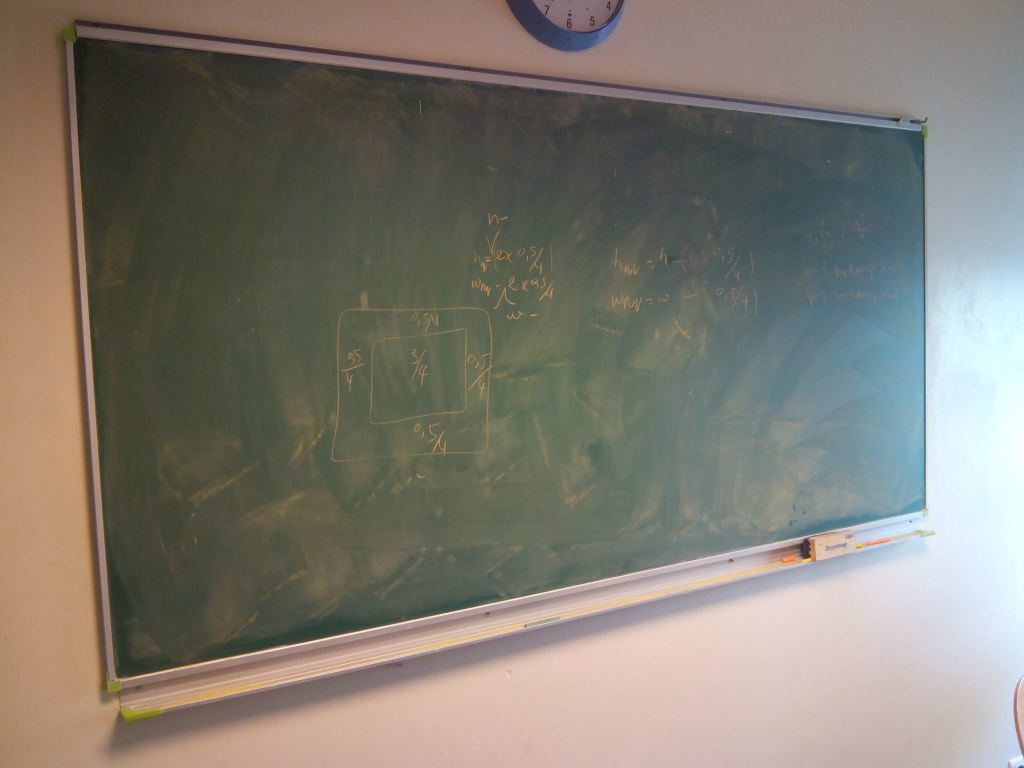
#> input picture Traitement d'image Python/source/imgg.jpg, 2048 x 1536 px (shown at 1/2 size)
$ python projet.py
#> lines starting #> are read from the running program, lines starting #| are printed output that depends on the picture
#> further down, im is the input picture: shape (1536, 2048, 3); mean B, G, R 114.1, 124, 128.1
import math

import cv2
import imutils
import numpy as np
import sys

from ImageAmeliorator import enhancementImage


class Line:
    def __init__(self, l):
        self.point = l
        x1, y1, x2, y2 = l
        if x2 - x1 > 0:
            self.cof_d = (y2 - y1) / (x2 - x1)
            self.ord_orig = y2 - self.cof_d * x2
        else:
            self.cof_d = 0
            self.ord_orig = y2 - self.cof_d * x2

        self.c_x = abs(x2 - x1) / 2
        self.c_y = abs(y2 - y1) / 2
        self.theta = 0
        self.rho = 0

    def initPolarCoord(self, theta, rho):
        self.theta = theta
        self.rho = rho


def show(im):
    msg = 'appuyer sur n import quel touche'
    cv2.namedWindow(msg, cv2.WINDOW_NORMAL)
    im = imutils.resize(im, width=700, height=500)
    cv2.imshow(msg, im)
    cv2.waitKey(0)
    cv2.destroyAllWindows()


# la fonction qui revois les coordonnee de deux lignes croiser
def intersection(l1, l2):
    x1, y1, x2, y2 = l1.point
    x3, y3, x4, y4 = l2.point
    a1, b1 = y2 - y1, x1 - x2
    c1 = a1 * x1 + b1 * y1
    a2, b2 = y4 - y3, x3 - x4
    c2 = a2 * x3 + b2 * y3
    det = a1 * b2 - a2 * b1
    assert det, "lines are parallel"
    return (1. * (b2 * c1 - b1 * c2) / det, 1. * (a1 * c2 - a2 * c1) / det)


def scannerLite(im, debug=False):
    # resize
#> called with debug = False
    global hori, vert
    h, w, _ = im.shape
#> h = 1536; w = 2048

    min_w = 500
    scale = min(10., w * 1. / min_w)
#> scale = 4.1
    h_proc = int(h * 1. / scale)
#> h_proc = 375
    w_proc = int(w * 1. / scale)
#> w_proc = 500
    im_dis = cv2.resize(im, (w_proc, h_proc))
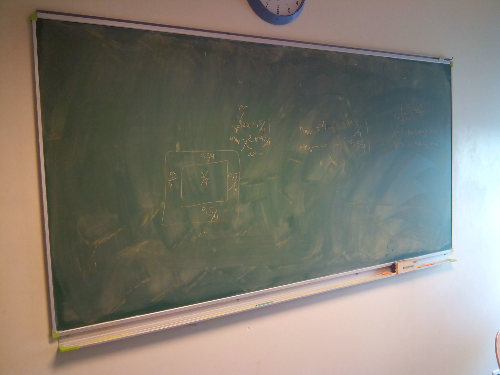
#> im_dis: shape (375, 500, 3); mean B, G, R 114, 123.9, 128

    # gray
    gray = cv2.cvtColor(im_dis, cv2.COLOR_BGR2GRAY)
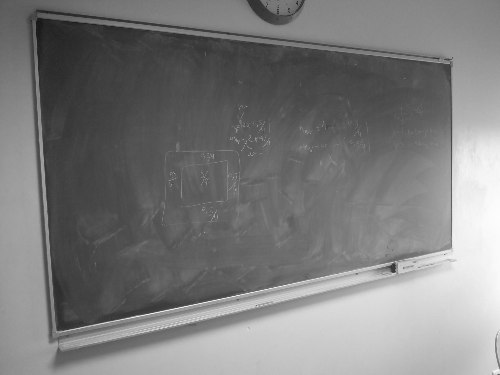
#> gray: shape (375, 500); min 23, max 253, mean 124

    # blur
    gray = cv2.blur(gray, (3, 3))
    gray = cv2.GaussianBlur(gray, (3, 3), 0)

    # canny edges detection
    high_thres = cv2.threshold(gray, 0, 100, cv2.THRESH_BINARY | cv2.THRESH_OTSU)[0]
#> high_thres = 140
    low_thres = high_thres * 0.32
#> low_thres = 44.8
    canny = cv2.Canny(gray, 0, low_thres, apertureSize=3)
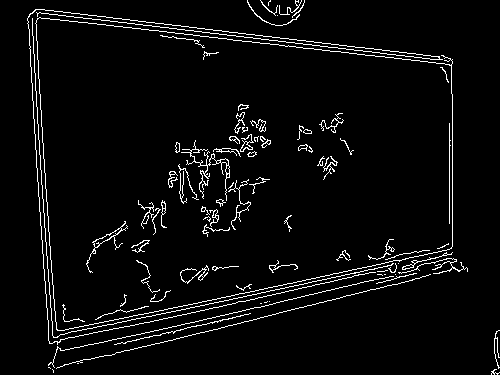
#> canny: shape (375, 500); 4.3% white in thin lines or dots

    if debug:
        show(canny)


    lines = cv2.HoughLines(canny, 1, math.pi / 180.0, 100, np.array([]), 0, 0)
#> lines = 34 rows, first 8: [337, 1.36], [371, 1.33], [3, 1.69], [340, 1.36], [-29, 3.07], [-25, 3.07], [7, 1.69], [335, 1.38]

    if debug:
        t = cv2.cvtColor(canny, cv2.COLOR_GRAY2BGR)

        # classify lines
    hori, vert = [], []
    a, b, c = lines.shape
#> a = 34; b = 1; c = 2
    for l in range(a):

        rho = lines[l][0][0]
        theta = lines[l][0][1]
        a = np.cos(theta)
        b = np.sin(theta)
        x0 = a * rho
        y0 = b * rho
        dec_down = math.sqrt(math.pow(x0, 2) + math.pow(y0, 2))
        dec_up = math.sqrt(math.pow(w_proc - x0, 2) + math.pow(h_proc - y0, 2))
        x1 = int(x0 + dec_down * (-b))
        y1 = int(y0 + dec_down * (a))
        x2 = int(x0 - dec_up * (-b))
        y2 = int(y0 - dec_up * (a))

        temp = Line([x1, y1, x2, y2])
        temp.initPolarCoord(theta, rho)

        # apres avoir recuperer les point de chaque ligne retourner par Houghlines
        # on distingue les ligne horizontaux et verticaux
        if abs(x1 - x2) > abs(y1 - y2):
            hori.append(temp)
        else:
            vert.append(temp)
#> this loop made 34 passes
#> (rho, theta, a, b, x0, y0, dec_down, dec_up) on passes 1 to 12: (337, 1.36, 0.208, 0.978, 70.07, 329.6, 337, 432.3), (371, 1.33, 0.242, 0.97, 89.75, 360, 371, 410.5), (3, 1.69, -0.122, 0.993, -0.366, 2.98, 3, 623.5), (340, 1.36, 0.208, 0.978, 70.69, 332.6, 340, 431.4), (-29, 3.07, -0.998, 0.0698, 28.93, -2.02, 29, 603.4), (-25, 3.07, -0.998, 0.0698, 24.94, -1.74, 25, 606.3), (7, 1.69, -0.122, 0.993, -0.853, 6.95, 7, 621.5), (335, 1.38, 0.191, 0.982, 63.92, 328.8, 335, 438.5), (357, 1.34, 0.225, 0.974, 80.31, 347.9, 357, 420.6), (348, 1.34, 0.225, 0.974, 78.28, 339.1, 348, 423.2), (345, 1.36, 0.208, 0.978, 71.73, 337.5, 345, 429.9), (-33, 3.07, -0.998, 0.0698, 32.92, -2.3, 33, 600.4)
#> (rho, theta, a, b, x0, y0, dec_down, dec_up) on pass 28: (345, 1.33, 0.242, 0.97, 83.46, 334.8, 345, 418.5)

    print(len(hori))
#| 23

    # not enough
    # si  y a que une ou zero line on prend les bord de l'image

    if len(hori) < 2:
        if not hori or hori[0].c_y > h_proc / 2:
            hori.append(Line((0, 0, w_proc - 1, 0)))
        if not hori or hori[0].c_y <= h_proc / 2:
            hori.append(Line((0, h_proc - 1, w_proc - 1, h_proc - 1)))

    if len(vert) < 2:
        if not vert or vert[0].c_x > w_proc / 2:
            vert.append(Line((0, 0, 0, h_proc - 1)))
        if not vert or vert[0].c_x <= w_proc / 2:
            vert.append(Line((w_proc - 1, 0, w_proc - 1, h_proc - 1)))

    hori.sort(key=lambda l: l.c_y)
    vert.sort(key=lambda l: l.c_x)

    # selectionner les ligne les plus eloigner
    temph = hori
    tempv = vert

    # liste des horizontaux dans laquel la distance entre les ligne et plus de h/2 de l image
    distList = []
    for l in range(len(temph)):
        r1 = temph[l].rho

        for s in range(len(temph)):
            if (s <= l): continue
            r2 = temph[s].rho
            t2 = temph[s].theta

            if ((abs(r1 - r2) >= ((h_proc / 2)))):

                distList.append([abs(r1 - r2), temph[l], temph[s]])
#> this loop made 23 passes

    distList.sort(key=lambda l: l[0])

    # liste des verticaux dans laquel la distance entre les ligne et plus de w/2 de l image
    distList1 = []
    for l in range(len(tempv)):
        r1 = tempv[l].rho

        for s in range(len(tempv)):
            if s <= l: continue
            r2 = tempv[s].rho

            if abs(r1 - r2) >= (w_proc / 2):
                distList1.append([abs(r1 - r2), tempv[l], tempv[s]])
#> this loop made 11 passes

    distList1.sort(key=lambda l: l[0])


    # mettre dans une liste toute les lines qui forment des quadrilateres a certain condition

    selection = []
    for l in range(len(distList1)):
        t1 = distList1[l][1].cof_d
        t2 = distList1[l][2].cof_d
        for s in range(len(distList)):

            t3 = distList[s][1].cof_d
            t4 = distList[s][2].cof_d

            tang1 = abs((t1 - t3) / 1 + (t1 * t3))
            tang2 = abs((t2 - t3) / 1 + (t2 * t3))
            tang3 = abs((t1 - t4) / 1 + (t1 * t4))
            tang4 = abs((t2 - t4) / 1 + (t2 * t4))
            alpha1 = math.degrees(math.atan(tang1))
            alpha2 = math.degrees(math.atan(tang2))
            alpha3 = math.degrees(math.atan(tang3))
            alpha4 = math.degrees(math.atan(tang4))
            beta1 = 180.0 - alpha1
            beta2 = 180.0 - alpha2
            beta3 = 180.0 - alpha3
            beta4 = 180.0 - alpha4
            if (((beta1 >= 85) and (beta1 <= 95)) and ((beta2 >= 85) and (beta2 <= 95))
                and ((beta3 >= 85) and (beta3 <= 95)) and ((beta4 >= 85) and (beta4 <= 95))):
                selection.append([beta1, beta2, beta3, beta4, distList1[l][1], distList1[l][2],
                                  distList[s][1], distList[s][2]])
#> this loop made 18 passes


    # mettre dans une liste tout les quadrilatere ayant plus au moins meme degree d'angle
    selectionNew = []

    for l in range(len(selection)):
        cpt = 0
        defer1 = abs(selection[l][0] - selection[l][2])
        defer2 = abs(selection[l][0] - selection[l][3])
        defer3 = abs(selection[l][1] - selection[l][2])
        defer4 = abs(selection[l][1] - selection[l][3])
        if ((defer1 <= 2) and (defer2 <= 2)):
            cpt += 1
        if ((defer1 <= 2) and (defer3 <= 2)):
            cpt += 1
        if (defer1 <= 2) and (defer4 <= 2):
            cpt += 1
        if ((defer2 <= 2) and (defer3 <= 2)):
            cpt = cpt + 1
        if ((defer2 <= 2) and (defer4 <= 5)):
            cpt = cpt + 1
        if ((defer3 <= 2) and (defer4 <= 2)):
            cpt = cpt + 1

        selectionNew.append([cpt, selection[l][4], selection[l][5],
                             selection[l][6], selection[l][7]])
#> this loop made 0 passes
    selectionNew.sort(key=lambda l: l[0])

    if len(selectionNew) == 0:
        selectionNew.append([0,
                             Line((0, 0, w_proc - 1, 0)),
                             Line((0, h_proc - 1, w_proc - 1, h_proc - 1)),
                             Line((0, 0, 0, h_proc - 1)),
                             Line((w_proc - 1, 0, w_proc - 1, h_proc - 1))])

    # tracer les lignes de quadrilatere qui a obtenue un compteur plus grand

    x1, y1, x2, y2 = selectionNew[0][1].point
    if debug:
        cv2.line(t, (x1, y1), (x2, y2), (0, 0, 255), 1)

    x1, y1, x2, y2 = selectionNew[0][2].point
    if debug:
        cv2.line(t, (x1, y1), (x2, y2), (0, 0, 255), 1)

    x1, y1, x2, y2 = selectionNew[0][3].point
    if debug:
        cv2.line(t, (x1, y1), (x2, y2), (0, 0, 255), 1)

    x1, y1, x2, y2 = selectionNew[0][4].point
    if debug:
        cv2.line(t, (x1, y1), (x2, y2), (0, 0, 255), 1)

    if debug:
        show(t)

    # corners
    # apres avoir selectionner les ligne on les trace en Gras avec le jaune
    if debug:
        for l in [selectionNew[0][1], selectionNew[0][2], selectionNew[0][3], selectionNew[0][4]]:
            x1, y1, x2, y2 = l.point
            cv2.line(t, (x1, y1), (x2, y2), (0, 255, 255), 3, cv2.LINE_AA)  # en jaune

    # on calcule les point d'intersection entre les lignes
    img_pts = [intersection(selectionNew[0][3], selectionNew[0][1]),
               intersection(selectionNew[0][3], selectionNew[0][2]),
               intersection(selectionNew[0][4], selectionNew[0][1]),
               intersection(selectionNew[0][4], selectionNew[0][2])]


    # circler les point d'intersection des lignes
    for i, p in enumerate(img_pts):
        x, y = p
        img_pts[i] = (x * scale, y * scale)
        if debug:
            cv2.circle(t, (int(x), int(y)), 3, (255, 255, 0), 3)
#> this loop made 4 passes
#> p on passes 1 to 4: (0, 0), (0, 374), (499, 0), (499, 374)
    if debug:
        show(t)

    # redresser l'image a partir des 4 points d'intersection,
    w_a4 = min(800, int(max(img_pts[0][0], max(img_pts[1][0], max(img_pts[2][0], img_pts[3][0])))
               -
               min(img_pts[0][0], min(img_pts[1][0], min(img_pts[2][0], img_pts[3][0])))))

    h_a4 = min(800, int(max(img_pts[0][1], max(img_pts[1][1], max(img_pts[2][1], img_pts[3][1])))
               -
               min(img_pts[0][1], min(img_pts[1][1], min(img_pts[2][1], img_pts[3][1])))))

    dst_pts = np.array(
        ((0, 0), (w_a4 - 1, 0), (0, h_a4 - 1), (w_a4 - 1, h_a4 - 1)),
        np.float32)
    img_pts = np.array(img_pts, np.float32)
    transmtx = cv2.getPerspectiveTransform(img_pts, dst_pts)
    return cv2.warpPerspective(im, transmtx, (w_a4, h_a4))
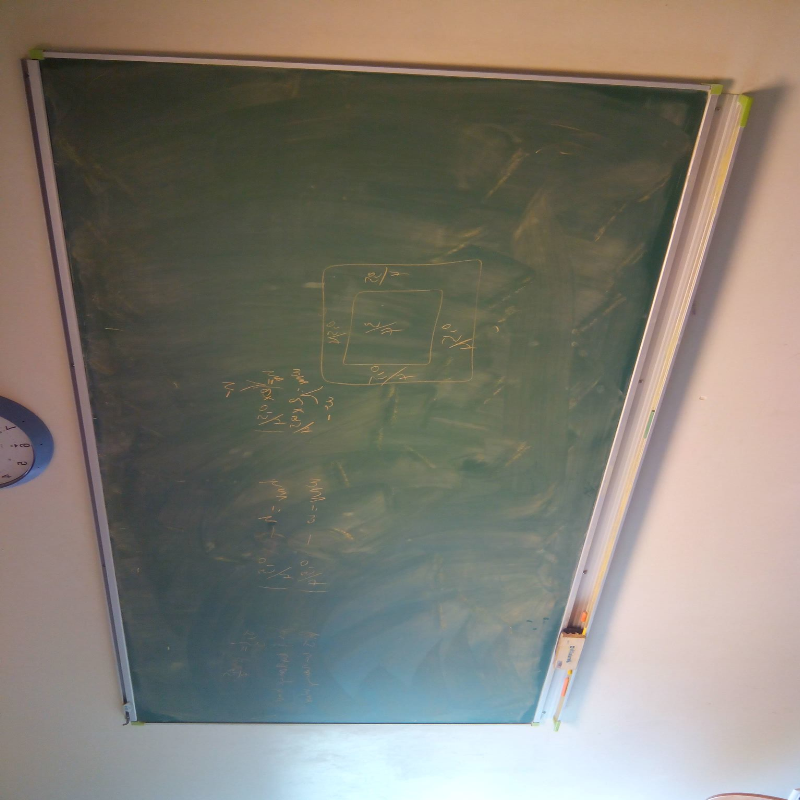
#> returned value: shape (800, 800, 3); mean of channels 0, 1, 2 113.9, 123.8, 128; drawn as B, G, R


if __name__ == '__main__':
    am = False
    deb = False
    im = cv2.imread('imgg.jpg')
    if len(sys.argv)>1:
        im = cv2.imread(sys.argv[1])
    if len(sys.argv)>2:
        deb = str.upper(sys.argv[2]).find('D') >= 0
        am = str.upper(sys.argv[2]).find('A') >= 0
    dst = scannerLite(im, debug=deb)
    if am :
        enhancementImage(im, 40, 50)
    show(dst)
    cv2.imwrite('reultat.jpg', dst)

$ run again, with Traitement d'image Python/source/Cap.jpg copied over Traitement d'image Python/source/imgg.jpg
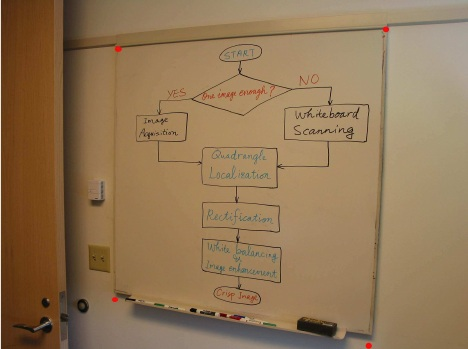
#> input picture Traitement d'image Python/source/Cap.jpg, 468 x 349 px
#> im is the input picture: shape (349, 468, 3); mean B, G, R 84.9, 118.2, 145.6
#> high_thres = 106
#> low_thres = 33.92
#> in scannerLite, `canny = cv2.Canny(gray, 0, low_thres, apertureSize=3)`:
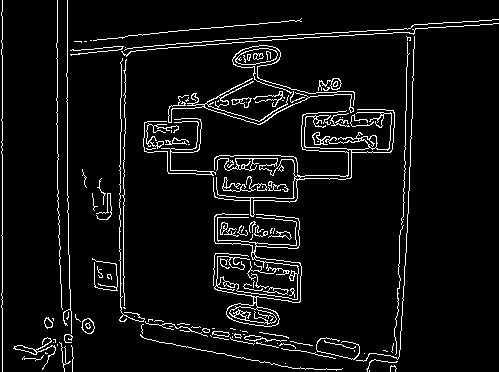
#> canny: shape (372, 499); 6.1% white in thin lines or dots
#> lines = 24 rows, first 8: [2, 0], [67, 0], [59, 1.5], [57, 0], [53, 1.52], [50, 1.52], [55, 1.5], [415, 0.0349]
#> the loop in scannerLite, `for l in range(a): ` made 24 passes
#> (rho, theta, a, b, x0, y0, dec_down, dec_up) on passes 1 to 8: (2, 0, 1, 0, 2, 0, 2, 620.8), (67, 0, 1, 0, 67, 0, 67, 570.1), (59, 1.5, 0.0698, 0.998, 4.12, 58.86, 59, 585.6), (57, 0, 1, 0, 57, 0, 57, 577.7), (53, 1.52, 0.0523, 0.999, 2.77, 52.93, 53, 590), (50, 1.52, 0.0523, 0.999, 2.62, 49.93, 50, 591.7), (55, 1.5, 0.0698, 0.998, 3.84, 54.87, 55, 588), (415, 0.0349, 0.999, 0.0349, 414.7, 14.48, 415, 367.3)
#> after the loop in scannerLite, `for l in range(a):`: hori = 9 items; vert = 15 items
#| 9
#> temph = 9 items
#> tempv = 15 items
#> the loop in scannerLite, `for l in range(len(temph)):` made 9 passes
#> r1 on passes 1 to 8: 53, 50, 59, 55, 46, 62, 49, 298
#> after the loop in scannerLite, `for l in range(len(temph)):`: distList = 14 items
#> the loop in scannerLite, `for l in range(len(tempv)):` made 15 passes
#> r1 on passes 1 to 8: 2, 67, 57, 120, 123, -64, -55, 127
#> after the loop in scannerLite, `for l in range(len(tempv)):`: distList1 = 50 items
#> the loop in scannerLite, `for l in range(len(distList1)):` made 50 passes
#> (t1, t2) on passes 1 to 8: (-54.25, -55.93), (-54.25, -28.78), (0, -55.93), (0, -28.78), (0, -55.93), (-54.25, -28.93), (0, -28.78), (-54.25, -14.2)
#> the loop in scannerLite, `for i, p in enumerate(img_pts):` made 4 passes
#> p on passes 1 to 4: (125.4, 50.89), (414.5, 25.23), (120.5, 317.5), (391.2, 355.8)
#> in scannerLite, `return cv2.warpPerspective(im, transmtx, (w_a4, h_a4))`:
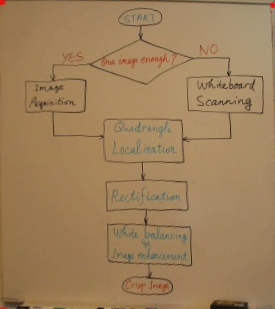
#> returned value: shape (309, 275, 3); mean of channels 0, 1, 2 91.2, 128.6, 158.7; drawn as B, G, R
#> im: shape (786, 700, 3)

$ run again, with Traitement d'image Python/source/tab.jpg copied over Traitement d'image Python/source/imgg.jpg
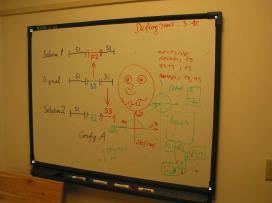
#> input picture Traitement d'image Python/source/tab.jpg, 272 x 203 px
#> im is the input picture: shape (203, 272, 3); mean B, G, R 44, 107.7, 145.4
#> high_thres = 84
#> low_thres = 26.88
#> in scannerLite, `canny = cv2.Canny(gray, 0, low_thres, apertureSize=3)`:
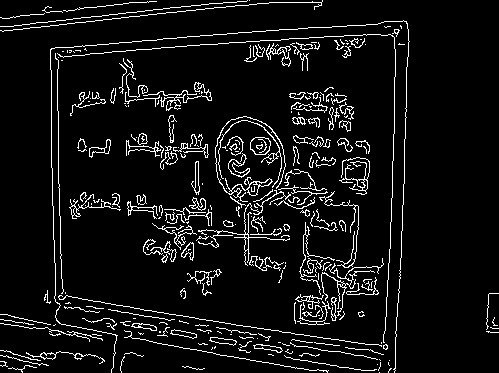
#> canny: shape (373, 499); 7.1% white in thin lines or dots
#> lines = 25 rows, first 8: [30, 1.47], [283, 1.73], [409, 0.0349], [59, 1.5], [-49, 3.12], [53, 1.48], [26, 1.47], [49, 1.5]
#> the loop in scannerLite, `for l in range(a): ` made 25 passes
#> (rho, theta, a, b, x0, y0, dec_down, dec_up) on passes 1 to 8: (30, 1.47, 0.105, 0.995, 3.14, 29.84, 30, 603), (283, 1.73, -0.156, 0.988, -44.27, 279.5, 283, 551.3), (409, 0.0349, 0.999, 0.0349, 408.8, 14.27, 409, 369.9), (59, 1.5, 0.0698, 0.998, 4.12, 58.86, 59, 586.2), (-49, 3.12, -1, 0.0175, 48.99, -0.855, 49, 585), (53, 1.48, 0.0872, 0.996, 4.62, 52.8, 53, 589), (26, 1.47, 0.105, 0.995, 2.72, 25.86, 26, 605.6), (49, 1.5, 0.0698, 0.998, 3.42, 48.88, 49, 592.2)
#> after the loop in scannerLite, `for l in range(a):`: hori = 15 items; vert = 10 items
#| 15
#> temph = 15 items
#> tempv = 10 items
#> the loop in scannerLite, `for l in range(len(temph)):` made 15 passes
#> r1 on passes 1 to 8: 54, 59, 49, 53, 30, 26, 321, 283
#> after the loop in scannerLite, `for l in range(len(temph)):`: distList = 56 items
#> the loop in scannerLite, `for l in range(len(tempv)):` made 10 passes
#> r1 on passes 1 to 8: 51, -49, -56, -45, -52, 409, 398, 413
#> after the loop in scannerLite, `for l in range(len(tempv)):`: distList1 = 21 items
#> the loop in scannerLite, `for l in range(len(distList1)):` made 21 passes
#> (t1, t2) on passes 1 to 8: (0, -28.48), (0, -28.81), (0, -18.85), (-28.48, 1), (28.73, -28.48), (57.55, -28.48), (-28.81, 1), (28.82, -28.48)
#> the loop in scannerLite, `for i, p in enumerate(img_pts):` made 4 passes
#> p on passes 1 to 4: (49.8, 54.72), (411.5, 29.37), (53.93, 292.5), (394.3, 352.5)
#> in scannerLite, `return cv2.warpPerspective(im, transmtx, (w_a4, h_a4))`:
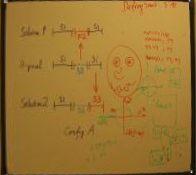
#> returned value: shape (175, 196, 3); mean of channels 0, 1, 2 50.1, 117.5, 154.9; drawn as B, G, R
#> im: shape (625, 700, 3)
